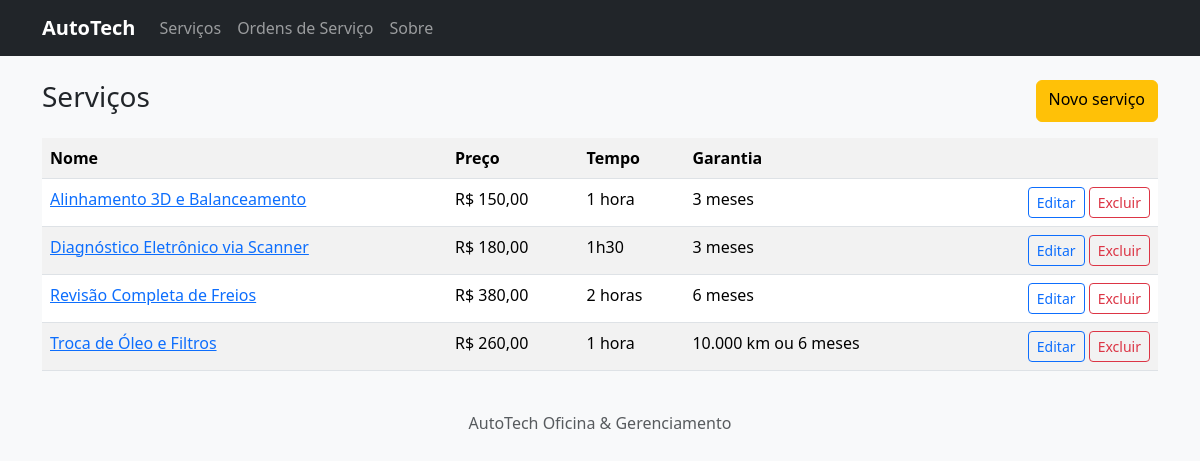
The app's page /servicos with its own data.
### tables this page shows
CREATE TABLE servicos (
    id        INTEGER PRIMARY KEY AUTOINCREMENT,
    nome      TEXT NOT NULL UNIQUE,
    preco     REAL NOT NULL,
    tempo     TEXT NOT NULL,
    descricao TEXT NOT NULL,
    garantia  TEXT NOT NULL
);

### app.py (the view)
@app.route("/servicos")
def listar_servicos():
    return render_template("servicos.html", servicos=db_sql.listar_servicos())

### app.py (called while the page is built)
@app.template_filter("brl")
def brl(valor):
    return f"R$ {valor:.2f}".replace(".", ",")

### db_sql.py (called while the page is built)
def get_db():
    if "db" not in g:
        g.db = sqlite3.connect(current_app.config["DATABASE"])
        g.db.row_factory = sqlite3.Row
        g.db.execute("PRAGMA foreign_keys = ON")
    return g.db

def listar_servicos():
    return get_db().execute("SELECT * FROM servicos ORDER BY nome").fetchall()

### templates/servicos.html (shortened to what this page needs)
{% extends "base.html" %}
{% block content %}
<div class="d-flex justify-content-between mb-3">
    <h1 class="h3">Serviços</h1>
    <a href="{{ url_for('novo_servico') }}" class="btn btn-warning">Novo serviço</a>
</div>
<table class="table table-striped bg-white">
    <tr><th>Nome</th><th>Preço</th><th>Tempo</th><th>Garantia</th><th></th></tr>
    {% for s in servicos %}
    <tr>
        <td><a href="{{ url_for('detalhe_servico', id=s.id) }}">{{ s.nome }}</a></td>
        <td>{{ s.preco|brl }}</td>
        <td>{{ s.tempo }}</td>
        <td>{{ s.garantia }}</td>
        <td class="text-end text-nowrap">
            <a href="{{ url_for('editar_servico', id=s.id) }}" class="btn btn-sm btn-outline-primary">Editar</a>
            <form action="{{ url_for('excluir_servico', id=s.id) }}" method="post" class="d-inline">
                <button class="btn btn-sm btn-outline-danger" onclick="return confirm('Excluir este serviço?')">Excluir</button>
            </form>
        </td>
    </tr>
    {% endfor %}
</table>
{% endblock %}

### records on screen
servicos: nome "Alinhamento 3D e Balanceamento", preco|brl "R$ 150,00", tempo "1 hora", garantia "3 meses"
servicos: nome "Diagnóstico Eletrônico via Scanner", preco|brl "R$ 180,00", tempo "1h30", garantia "3 meses"
servicos: nome "Revisão Completa de Freios", preco|brl "R$ 380,00", tempo "2 horas", garantia "6 meses"
servicos: nome "Troca de Óleo e Filtros", preco|brl "R$ 260,00", tempo "1 hora", garantia "10.000 km ou 6 meses"
